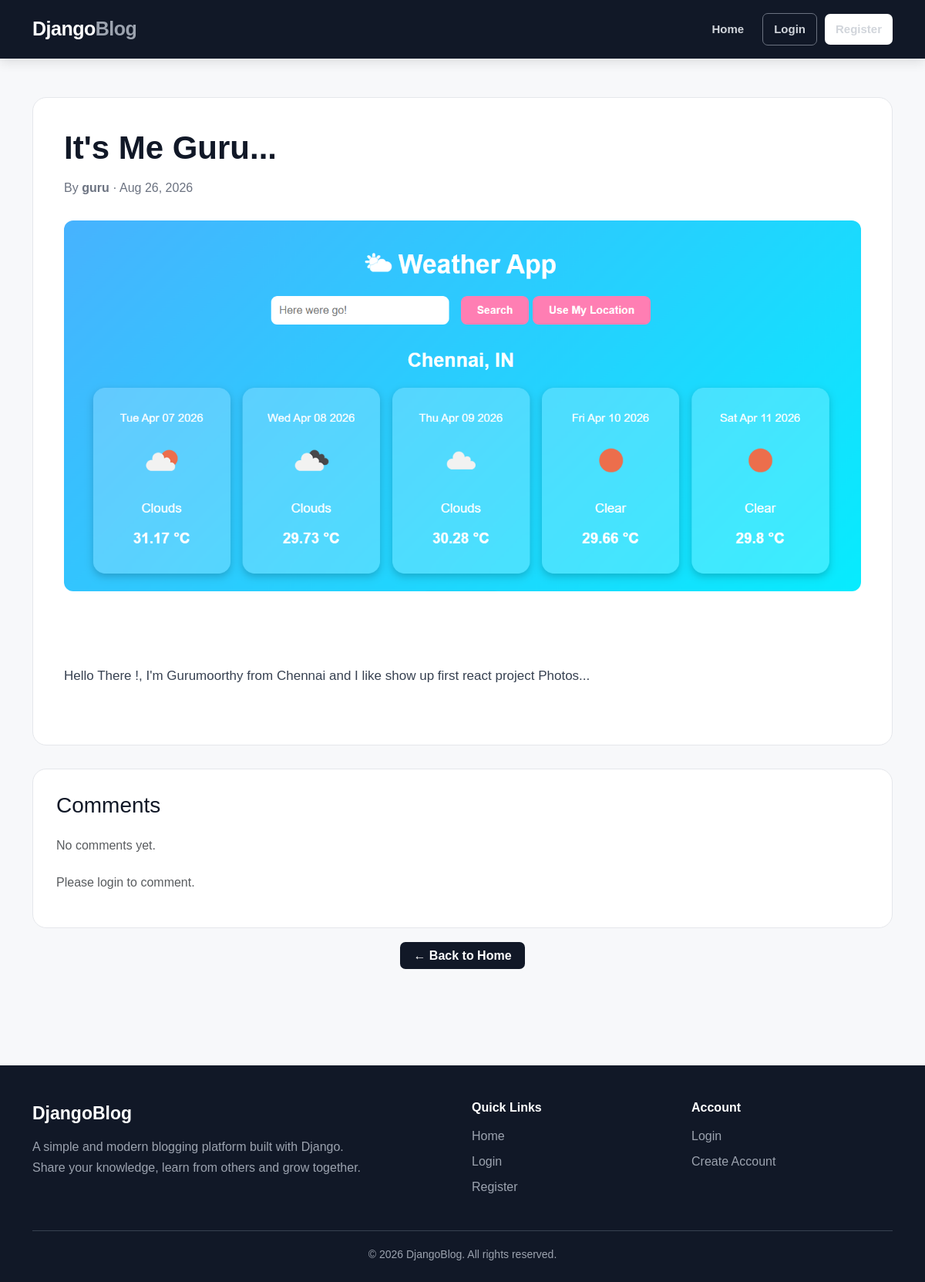
The app's page /post/its-me-guru/ with its own data.
### blog/models.py (models this page shows, shortened)
class Post(models.Model):
    title = models.CharField(max_length=200)
    slug = models.SlugField(unique=True)
    author = models.ForeignKey(
        User,
        on_delete=models.CASCADE
    )
    category = models.ForeignKey(
        Category,
        on_delete=models.SET_NULL,
        null=True,
        blank=True
    )
    content = models.TextField()
    image = models.ImageField(
        upload_to="posts/",
        blank=True,
        null=True
    )
    created_at = models.DateTimeField(
        auto_now_add=True
    )
    updated_at = models.DateTimeField(
        auto_now=True
    )
    class Meta:
        ordering = ["-created_at"]

### blog/views.py (the view)
def post_detail(request, slug):
    post = get_object_or_404(
        Post,
        slug=slug
    )
    comments = Comment.objects.filter(
        post=post
    ).order_by("-created_at")
    return render(
        request,
        "blog/post_detail.html",
        {
            "post": post,
            "comments": comments,
        }
    )

### blog/templates/blog/post_detail.html (shortened to what this page needs)
{% extends "blog/base.html" %}
{% block content %}
<div class="detail-page">
    <div class="container">
        <article class="article-card">
            <h1 class="article-title">
                {{ post.title }}
            </h1>
            <div class="article-meta">
                By <strong>{{ post.author.username }}</strong>
                {% if post.created_at %}
                    · {{ post.created_at|date:"M d, Y" }}
                {% endif %}
            </div>
            {% if post.image %}
                <img
                    src="{{ post.image.url }}"
                    alt="{{ post.title }}"
                    class="article-image"
                >
            {% endif %}
            <div class="article-content">
                {{ post.content }}
            </div>
        </article>
        <div class="comments-card">
            <h3 class="mb-4">
                Comments
            </h3>
            {% for comment in comments %}
                <div class="comment">
                    <div class="comment-author">
                        {{ comment.author.username }}
                    </div>
                    <div class="comment-date">
                        {{ comment.created_at|date:"M d, Y H:i" }}
                    </div>
                    <div class="comment-text">
                        {{ comment.content }}
                    </div>
                </div>
            {% empty %}
                <p class="text-muted">
                    No comments yet.
                </p>
            {% endfor %}
            {% if user.is_authenticated %}
                <hr class="my-4">
                <form
                    method="POST"
                    action="{% url 'add_comment' post.slug %}"
                    class="comment-form">
                    {% csrf_token %}
                    <textarea
                        name="content"
                        placeholder="Write a comment..."
                        required></textarea>
                    <button
                        type="submit"
                        class="submit-btn">
                        Add Comment
                    </button>
                </form>
            {% else %}
                <p class="text-muted mt-4">
                    Please login to comment.
                </p>
            {% endif %}
        </div>
        <div class="text-center mt-4">
            <a
                href="{% url 'home' %}"
                class="article-btn">
                ← Back to Home
            </a>
        </div>
    </div>
</div>
{% endblock %}

### blog/templates/blog/base.html (style rules this page uses)
* { box-sizing: border-box; }
body { margin: 0; font-family: Arial, Helvetica, sans-serif; background: #f7f8fa; color: #111827; }

### blog/templates/blog/post_detail.html (style rules this page uses)
.detail-page { background: #f7f8fa; min-height: 100vh; padding: 50px 0 80px; }
.article-card { background: white; border-radius: 18px; padding: 40px; border: 1px solid #e5e7eb; }
.article-title { font-size: 42px; font-weight: 800; color: #111827; margin-bottom: 15px; }
.article-meta { color: #6b7280; margin-bottom: 30px; }
.article-image { width: 100%; max-height: 500px; object-fit: cover; border-radius: 12px; margin-bottom: 30px; }
.article-content { color: #374151; font-size: 17px; line-height: 1.9; white-space: pre-line; }
.article-btn { padding: 9px 17px; border-radius: 7px; text-decoration: none; background: #111827; color: white; font-weight: 600; }
.comments-card { background: white; border-radius: 18px; padding: 30px; margin-top: 30px; border: 1px solid #e5e7eb; }

### records on screen
Post: title "It's Me Guru...", author.username "guru", created_at "Aug 26, 2026", image (picture), content "Hello There !, I'm Gurumoorthy from Chennai and I like show up first react project Photos..."
